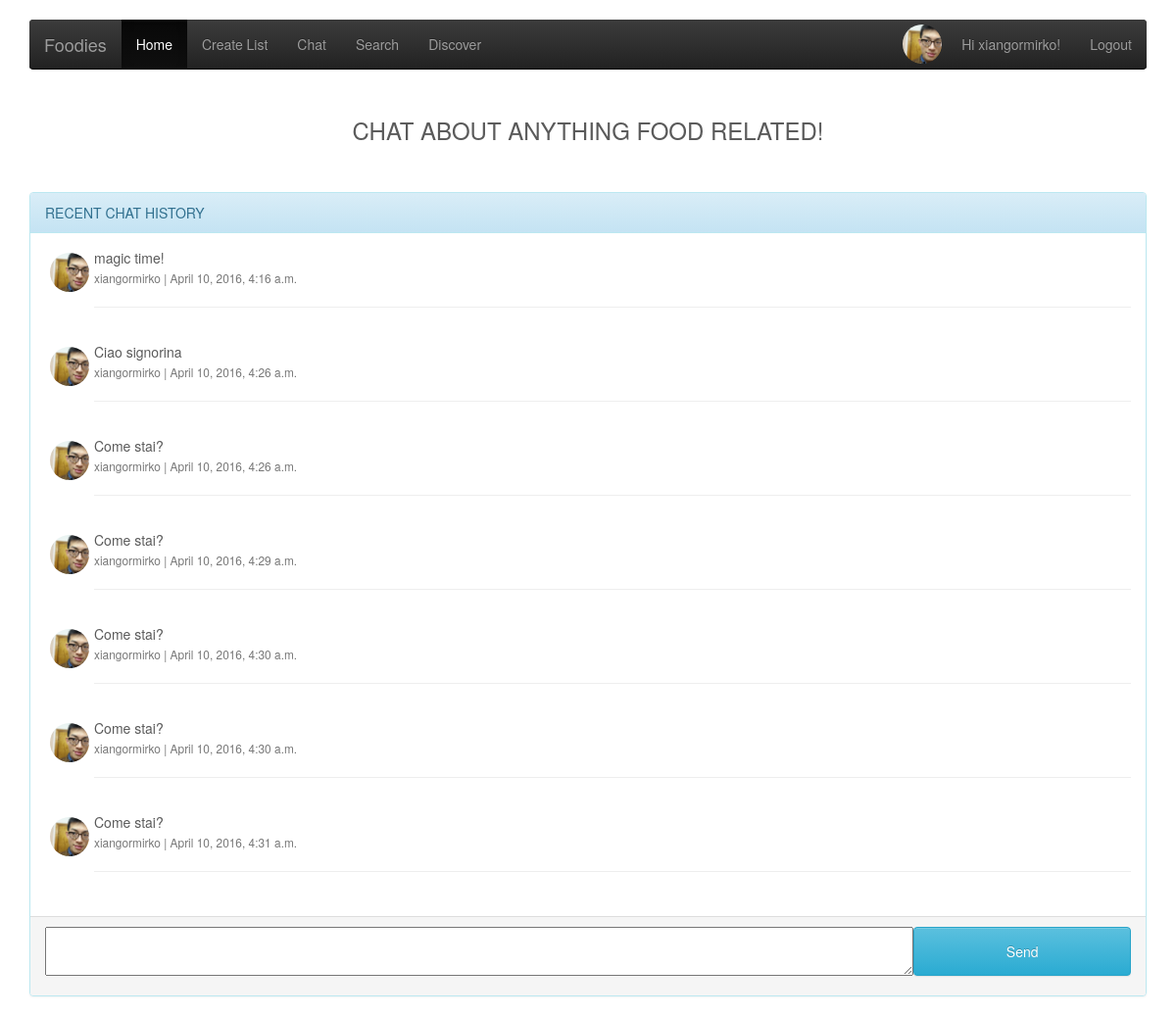
/lists/chat/ (signed in), run on an earlier commit of the app's database.
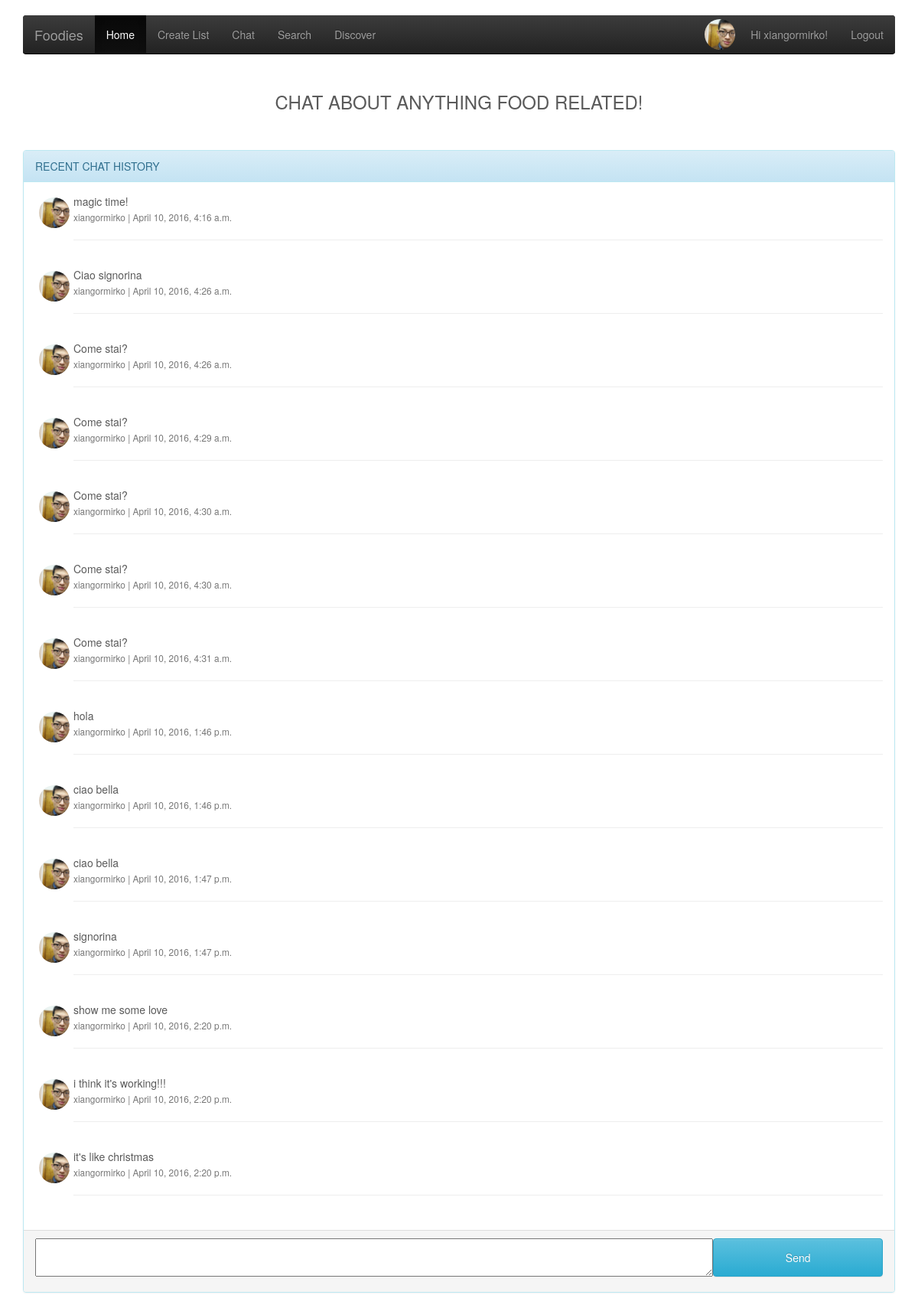
And on a later commit of the database.
### rest_lists/models.py (models this page shows, shortened)
class Chat(models.Model):
    posted_time = models.DateTimeField(auto_now_add=True)
    poster = models.ForeignKey(User)
    content = models.TextField(blank=True)
    username = models.CharField(max_length=180, blank=True)
    avatar = models.CharField(max_length=255, blank=True)
    class Meta:
        ordering = ('posted_time',)

class UserProfile(models.Model):
    first_name = models.CharField(max_length=255)
    last_name = models.CharField(max_length=255)
    user = models.OneToOneField(User, on_delete=models.CASCADE)
    picture = models.ImageField(upload_to='profile_images', blank=True)
    following = models.ManyToManyField(List)

### rest_lists/views.py (the view, shortened to what this page needs)
# urls.py: url(r'chat/$', views.chat_room, name='chat'),
@login_required
def chat_room(request):
    form = forms.ChatForm(request.POST)
    if request.method == 'GET':
        if request.is_ajax():
            posts = serializers.serialize('json', models.Chat.objects.all())
            all_posts = models.Chat.objects.all()
            htmlbody = ""
            for post in all_posts:
                htmlbody += '<li class="media">'
                htmlbody += '<div class="image-crop pull-left"><a id="a-icon" href="">'
                if post.avatar:
                    htmlbody += '<img class="user-icon" src="/static/'+ post.avatar + '"/>'
                else:
                    htmlbody += '<img class="user-icon" src="/static/icons/food-iconset_0005_eggs-and-bacon.png'
                htmlbody += '</a></div><div class="media-body">'
                htmlbody += post.content
                htmlbody += '<br><small class="text-muted">'
                htmlbody += post.poster.username +' | '+post.posted_time.strftime('%B %d, %Y, %I:%M %p')
                htmlbody += '</small><hr/></div></li>'
            return HttpResponse(htmlbody)
    posts = models.Chat.objects.all()
    return render(request, 'rest_lists/chatroom.html', {'posts': posts, 'form': form})

### rest_lists/forms.py
class ChatForm(forms.ModelForm):
    content = forms.CharField(widget=forms.Textarea, label='')
    class Meta:
        model = models.Chat
        fields = [
            'content',
        ]

### rest_lists/templates/rest_lists/chatroom.html (shortened to what this page needs)
{% extends 'layout.html' %}
{% load static from staticfiles %}
{% block content %}
    <div class="row " style="padding-top:40px;">
        <h3 class="text-center">CHAT ABOUT ANYTHING FOOD RELATED! </h3>
        <br/><br/>
        <div class="col-md-12">
            <div class="panel panel-info">
                <div class="panel-heading">
                    RECENT CHAT HISTORY
                </div>
                <div class="panel-body">
                    <ul class="media-list" id="chat_target">
                        {% for post in posts %}
                            <li class="media">
                                <div class="image-crop pull-left"><a id="a-icon" href="">
                                    <img class="user-icon" src="{% static post.poster.userprofile.picture %}"/>
                                </a></div>
                                <div class="media-body">
                                    {{ post.content }}
                                    <br>
                                    <small class="text-muted">{{ post.poster.username }}
                                        | {{ post.posted_time }}</small>
                                    <hr/>
                                </div>
                            </li>
                        {% endfor %}
                    </ul>
                </div>
                <div class="panel-footer">
                    <form id="post_form" method="POST" action="/lists/chat/" enctype="multipart/form-data">
                        <div class="form-group">
                            {{ form.as_p }}
                            <input id="chat_button" type="submit" class='btn btn-info' name="submit" value="Send"/>
                        </div>
                    </form>
                </div>
            </div>
        </div>
    </div>
{% endblock %}

What changed in the data, as far as the page shows it:
added Chat: poster.picture (picture), content "hola", poster.username "xiangormirko", posted_time "April 10, 2016, 1:46 p.m."
added Chat: poster.picture (picture), content "ciao bella", poster.username "xiangormirko", posted_time "April 10, 2016, 1:46 p.m."
added Chat: poster.picture (picture), content "ciao bella", poster.username "xiangormirko", posted_time "April 10, 2016, 1:47 p.m."
added Chat: poster.picture (picture), content "signorina", poster.username "xiangormirko", posted_time "April 10, 2016, 1:47 p.m."
added Chat: poster.picture (picture), content "show me some love", poster.username "xiangormirko", posted_time "April 10, 2016, 2:20 p.m."
added Chat: poster.picture (picture), content "i think it's working!!!", poster.username "xiangormirko", posted_time "April 10, 2016, 2:20 p.m."
added Chat: poster.picture (picture), content "it's like christmas", poster.username "xiangormirko", posted_time "April 10, 2016, 2:20 p.m."
